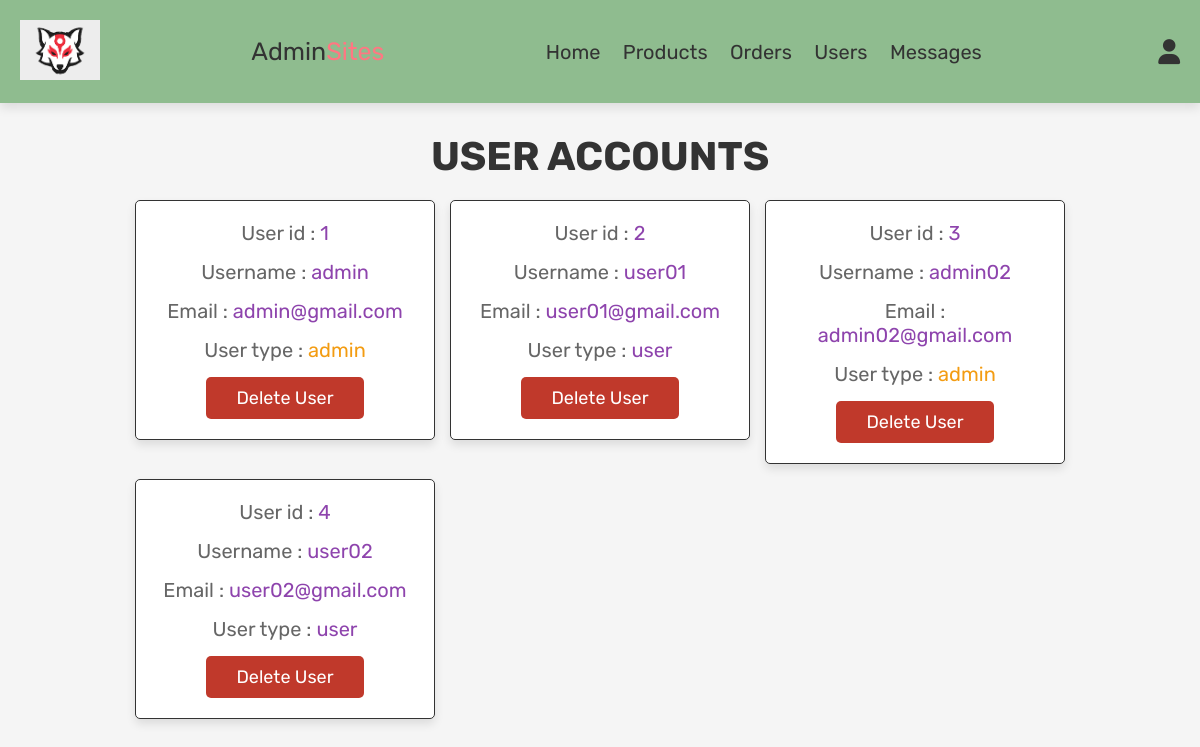
/admin_users.php (signed in), run on the app's committed database.
### tables this page shows
CREATE TABLE `users` (
  `id` int(100) NOT NULL,
  `name` varchar(100) NOT NULL,
  `email` varchar(100) NOT NULL,
  `password` varchar(100) NOT NULL,
  `user_type` varchar(20) NOT NULL DEFAULT 'user'
);

### admin_users.php (the view, shortened to what this page needs)
<?php
include 'db.php';
?>
<!DOCTYPE html>
<html lang="en">
<head>
   <link rel="stylesheet" href="https://cdnjs.cloudflare.com/ajax/libs/font-awesome/6.0.0/css/all.min.css">
   <link rel="stylesheet" href="css/admin_style.css">
</head>
<body>
<?php include 'admin_header.php'; ?>
<section class="users">
   <h1 class="title"> User Accounts </h1>
   <div class="box-container">
      <?php
         $select_users = mysqli_query($conn, "SELECT * FROM `users`") or die('query failed');
         while($fetch_users = mysqli_fetch_assoc($select_users)){
      ?>
      <div class="box">
         <p> User id : <span><?= $fetch_users['id'] ?></span> </p>
         <p> Username : <span><?= $fetch_users['name'] ?></span> </p>
         <p> Email : <span><?= $fetch_users['email'] ?></span> </p>
         <p> User type :
            <span style="color:<?php if($fetch_users['user_type'] == 'admin'){ echo 'var(--orange)'; } ?>">
               <?= $fetch_users['user_type'] ?>
            </span>
         </p>
         <a href="admin_users.php?delete=<?= $fetch_users['id']; ?>" onclick="return confirm('delete this user?');" class="delete-btn">delete user</a>
      </div>
      <?php
         };
      ?>
   </div>
</section>
</body>
</html>

### css/admin_style.css (style rules this page uses)
:root { --purple:#8e44ad; --red:#c0392b; --orange:#f39c12; --black:#333; --white:#fff; --light-color:#666; --light-white:#ccc; --light-bg:#f5f5f5; --border:.1rem solid var(--black); --box-shadow:0 .5rem 1rem rgba(0,0,0,.1); --color-primary: #7380ec; --color-danger: #ff7782; --color-success: #41f1b6; --color-warning: #ffbb55; --color-white: #fff; --color-info-dark: #7d8da1; --color-info-light: #dce1eb; --color-dark:#363949; --color-light: rgba(132, 139, 200, 0.18); --color-primary-variant: #111e88; --color-dark-variant: #677483; --color-background: #f6f6f9; }
* { font-family: 'Rubik', sans-serif; margin:0; padding:0; box-sizing: border-box; outline: none; border:none; text-decoration: none; transition:all .2s linear; }
html { font-size: 62.5%; overflow-x: hidden; }
body { background-color: var(--light-bg); }
section { padding:3rem 2rem; }
.title { text-align: center; margin-bottom: 2rem; text-transform: uppercase; color:var(--black); font-size: 4rem; }
.btn, .option-btn, .delete-btn, .white-btn { display: inline-block; margin-top: 1rem; padding:1rem 3rem; cursor: pointer; color:var(--white); font-size: 1.8rem; border-radius: .5rem; text-transform: capitalize; }
.delete-btn { background-color: var(--red); }
.users .box-container { display: grid; grid-template-columns: repeat(auto-fit, 30rem); justify-content: center; gap:1.5rem; max-width: 1200px; margin:0 auto; align-items: flex-start; }
.users .box-container .box { background-color: var(--white); padding:2rem; border:var(--border); box-shadow: var(--box-shadow); border-radius: .5rem; text-align: center; }
.users .box-container .box p { padding-bottom: 1.5rem; font-size: 2rem; color:var(--light-color); }
.users .box-container .box p span { color:var(--purple); }
.users .box-container .box .delete-btn { margin-top: 0; }

### data on the page
users: id "1", name "admin", email "admin@gmail.com", user_type "admin"
users: id "2", name "user01", email "user01@gmail.com", user_type "user"
users: id "3", name "admin02", email "admin02@gmail.com", user_type "admin"
users: id "4", name "user02", email "user02@gmail.com", user_type "user"
